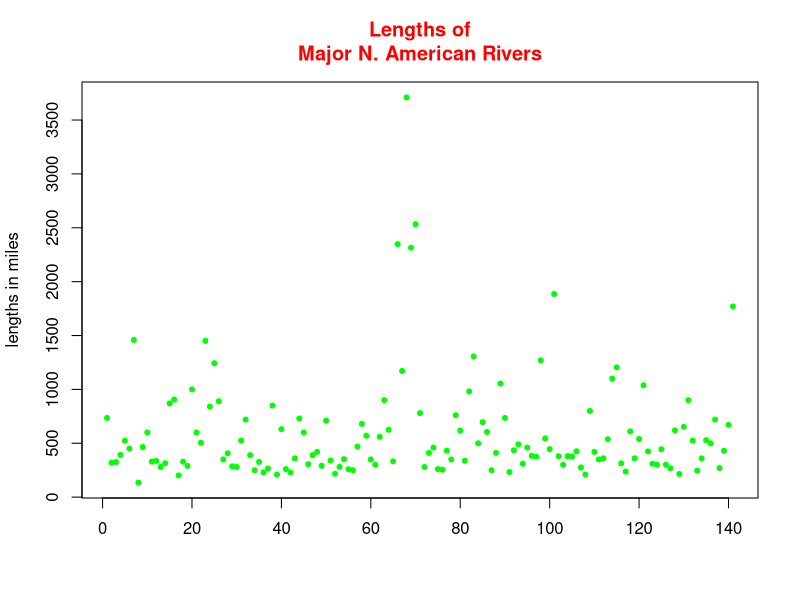

Write R code to recreate this figure.
x = 1:141
y = rivers

plot(x,y, pch= 20, col= "green", xlab = "", ylab = "lengths in miles",
     main = "Lengths of\nMajor N. American Rivers",col.main = "red") 
